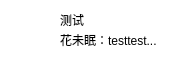
<?xml version="1.0" encoding="UTF-8"?>
<ui version="4.0">
 <class>ChatItem</class>
 <widget class="QWidget" name="ChatItem">
  <property name="geometry">
   <rect>
    <x>0</x>
    <y>0</y>
    <width>170</width>
    <height>60</height>
   </rect>
  </property>
  <property name="minimumSize">
   <size>
    <width>170</width>
    <height>60</height>
   </size>
  </property>
  <property name="maximumSize">
   <size>
    <width>170</width>
    <height>60</height>
   </size>
  </property>
  <property name="font">
   <font>
    <pointsize>9</pointsize>
   </font>
  </property>
  <property name="windowTitle">
   <string>ChatItem</string>
  </property>
  <property name="styleSheet">
   <string notr="true">background-color: #ffffff;</string>
  </property>
  <widget class="QLabel" name="m_nameLabel">
   <property name="geometry">
    <rect>
     <x>60</x>
     <y>10</y>
     <width>60</width>
     <height>20</height>
    </rect>
   </property>
   <property name="text">
    <string>测试</string>
   </property>
  </widget>
  <widget class="QLabel" name="m_recentLabel">
   <property name="geometry">
    <rect>
     <x>60</x>
     <y>30</y>
     <width>100</width>
     <height>20</height>
    </rect>
   </property>
   <property name="text">
    <string>花未眠：testtest...</string>
   </property>
  </widget>
  <widget class="QPushButton" name="m_avatarPushButton">
   <property name="geometry">
    <rect>
     <x>10</x>
     <y>10</y>
     <width>40</width>
     <height>40</height>
    </rect>
   </property>
   <property name="styleSheet">
    <string notr="true">border: 0px;</string>
   </property>
   <property name="text">
    <string/>
   </property>
   <property name="iconSize">
    <size>
     <width>40</width>
     <height>40</height>
    </size>
   </property>
  </widget>
 </widget>
 <resources>
  <include location="../res/res.qrc"/>
 </resources>
 <connections/>
</ui>
